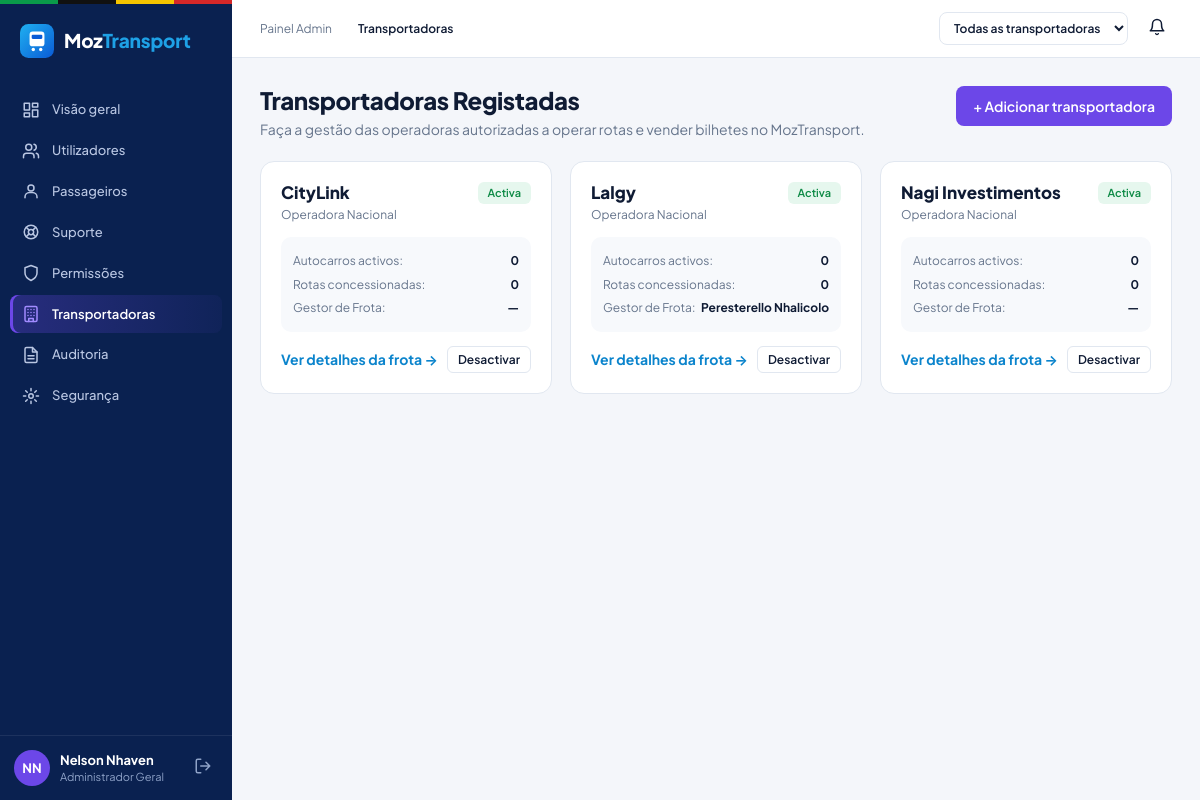
/administrador/transportadoras.php (signed in), run on an earlier commit of the app's database.
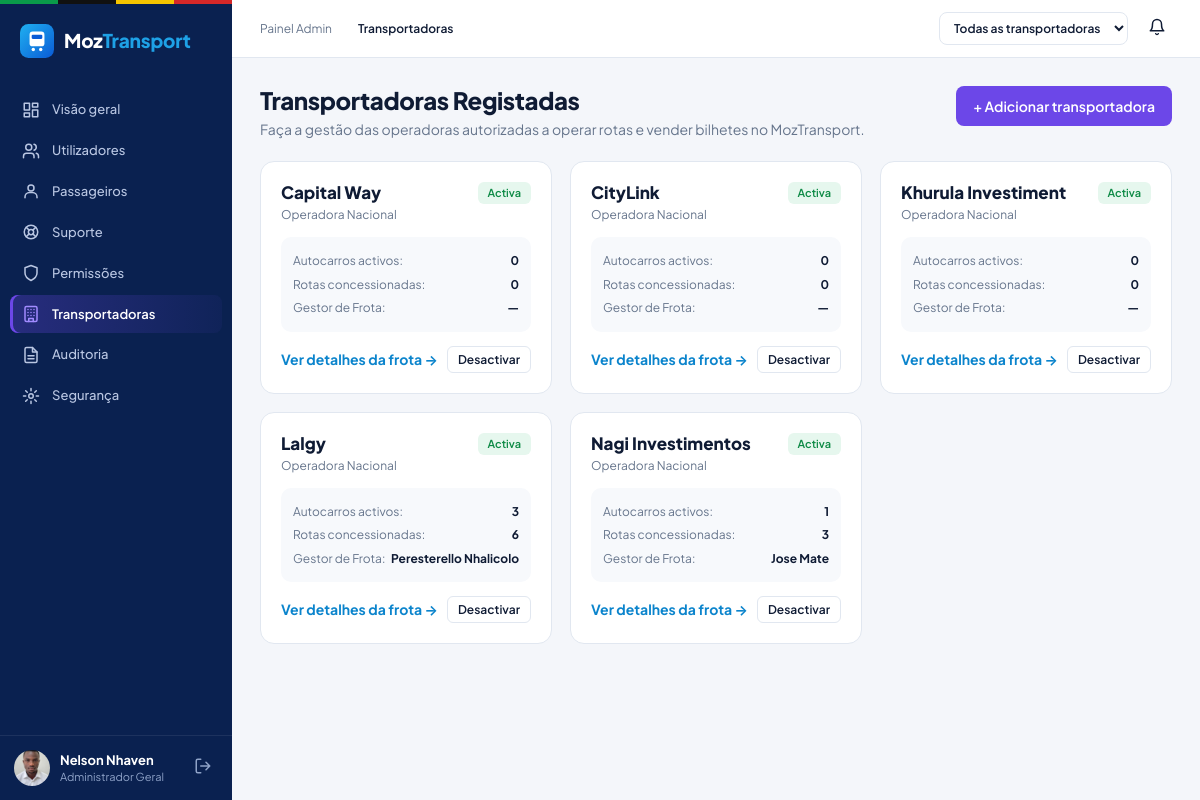
And on a later commit of the database.
### tables this page shows
CREATE TABLE `transportadora` (
  `id_transportadora` int(10) unsigned NOT NULL AUTO_INCREMENT,
  `nome` varchar(100) NOT NULL,
  `nuit` varchar(20) NOT NULL,
  `contacto` varchar(30) NOT NULL,
  `endereco` varchar(200) DEFAULT NULL,
  `activa` tinyint(1) NOT NULL DEFAULT 1,
  PRIMARY KEY (`id_transportadora`),
  UNIQUE KEY `uq_transportadora_nuit` (`nuit`)
);

### includes/sessao.php (called while the page is built, shortened)
<?php
require_once __DIR__ . '/funcoes.php';
function utilizador_logado(): ?array {
    return $_SESSION['utilizador'] ?? null;
}

### administrador/transportadoras.php (the view, shortened to what the changed rows need)
<?php
require_once __DIR__ . '/../includes/sessao.php';
$filtro = filtro_transportadora();
$sql = "SELECT t.*,
          (SELECT COUNT(*) FROM autocarro a WHERE a.id_transportadora = t.id_transportadora AND a.activo = 1) AS autocarros,
          (SELECT COUNT(*) FROM rota r WHERE r.id_transportadora = t.id_transportadora AND r.activa = 1) AS rotas,
          (SELECT u.nome FROM utilizador u WHERE u.id_transportadora = t.id_transportadora AND u.perfil = 'gestor' AND u.activo = 1
           ORDER BY u.id_utilizador LIMIT 1) AS gestor
        FROM transportadora t " . ($filtro ? 'WHERE t.id_transportadora = ' . (int)$filtro : '') . ' ORDER BY t.nome';
$lista = $pdo->query($sql)->fetchAll();
$migalhas = ['Painel Admin', 'Transportadoras'];
$paginaActiva = 'administrador/transportadoras.php';
require __DIR__ . '/../includes/painel_inicio.php';
?>
<div class="cabecalho-pagina">
  <div>
    <h1 class="titulo-pagina">Transportadoras Registadas</h1>
  </div>
</div>
<div class="grelha-transp">
  <?php foreach ($lista as $t): ?>
    <article class="cartao-transp">
      <header>
        <h3><?= e($t['nome']) ?></h3>
        <span class="etq <?= $t['activa'] ? 'etq-estado-activa' : 'etq-estado-inactiva' ?>"><?= $t['activa'] ? 'Activa' : 'Inactiva' ?></span>
      </header>
      <p class="tipo">Operadora Nacional</p>
      <div class="dados-transp">
        <div>Autocarros activos: <b><?= (int)$t['autocarros'] ?></b></div>
        <div>Rotas concessionadas: <b><?= (int)$t['rotas'] ?></b></div>
        <div>Gestor de Frota: <b><?= e($t['gestor'] ?? '—') ?></b></div>
      </div>
      <div class="rodape-cartao">
        <a href="<?= e(url('administrador/frota.php?id=' . (int)$t['id_transportadora'])) ?>"><b>Ver detalhes da frota →</b></a>
        <form method="post" data-confirmar="<?= $t['activa'] ? 'Desactivar' : 'Activar' ?> a transportadora <?= e($t['nome']) ?>?">
          <button class="btn-tabela" type="submit"><?= $t['activa'] ? 'Desactivar' : 'Activar' ?></button>
        </form>
      </div>
    </article>
  <?php endforeach; ?>
</div>
<?php require __DIR__ . '/../includes/painel_fim.php'; ?>

### includes/painel_inicio.php (shortened to what the changed rows need)
<?php
require_once __DIR__ . '/menu.php';
require_once __DIR__ . '/notificacoes.php';
$u        = utilizador_logado();
$menu     = menu_do_perfil($u['perfil']);
$migalhas = $migalhas ?? [];
$nomeTransp = null;
?>
<!DOCTYPE html>
<html lang="pt">
<head>
  <link rel="stylesheet" href="<?= e(url('assets/css/base.css') . '?v=' . (int)@filemtime(__DIR__ . '/../assets/css/base.css')) ?>">
  <link rel="stylesheet" href="<?= e(url('assets/css/painel.css') . '?v=' . (int)@filemtime(__DIR__ . '/../assets/css/painel.css')) ?>">
  <link rel="stylesheet" href="<?= e(url('assets/css/admin.css') . '?v=' . (int)@filemtime(__DIR__ . '/../assets/css/admin.css')) ?>">
  <link rel="stylesheet" href="<?= e(url('assets/css/bilheteiro.css') . '?v=' . (int)@filemtime(__DIR__ . '/../assets/css/bilheteiro.css')) ?>">
  <link rel="stylesheet" href="<?= e(url('assets/css/notificacoes.css') . '?v=' . (int)@filemtime(__DIR__ . '/../assets/css/notificacoes.css')) ?>">
  <link rel="stylesheet" href="<?= e(url('assets/css/suporte.css') . '?v=' . (int)@filemtime(__DIR__ . '/../assets/css/suporte.css')) ?>">
  <link rel="stylesheet" href="<?= e(url('assets/css/gestor.css') . '?v=' . (int)@filemtime(__DIR__ . '/../assets/css/gestor.css')) ?>">
</head>
<body class="painel perfil-<?= e($u['perfil']) ?>">
<aside class="lateral">
  <nav class="lateral-menu">
    <?php foreach ($menu as [$rotulo, $caminho, $icone]): ?>
      <a href="<?= e(url($caminho)) ?>" class="<?= ($paginaActiva ?? '') === $caminho ? 'activo' : '' ?>">
        <?= icone_svg($icone) ?><span><?= e($rotulo) ?></span>
      </a>
    <?php endforeach; ?>
  </nav>
  <div class="lateral-rodape">
    <a class="utilizador-cartao" href="<?= e(url('conta/dados_pessoais.php')) ?>" title="Dados pessoais">
      <?= avatar_html($u) ?>
      <span class="utilizador-texto">
        <strong><?= e($u['nome']) ?></strong>
        <small><?= e($u['perfil'] === 'administrador' ? 'Administrador Geral' : nome_perfil($u['perfil'])) ?><?= $nomeTransp ? ' • ' . e($nomeTransp) : (!empty($u['agencia']) ? ' • ' . e(explode(' ', $u['agencia'])[0]) : '') ?></small>
      </span>
    </a>
  </div>
</aside>
<div class="conteudo-geral">
  <header class="topo">
    <nav class="migalhas" aria-label="Localização">
      <?php foreach ($migalhas as $i => $m): ?>
        <span class="<?= $i === count($migalhas) - 1 ? 'actual' : '' ?>"><?= e($m) ?></span>
      <?php endforeach; ?>
    </nav>
  </header>
  <main class="conteudo">

### includes/menu.php (shortened to what the changed rows need)
<?php
function icone_svg(string $nome): string {
    return '<svg class="icone" viewBox="0 0 24 24" fill="none" stroke="currentColor" stroke-width="2" '
         . 'stroke-linecap="round" stroke-linejoin="round" aria-hidden="true">' . ($i[$nome] ?? '') . '</svg>';
}

### includes/funcoes.php (shortened to what the changed rows need)
<?php
function e($valor): string {
    return htmlspecialchars((string)$valor, ENT_QUOTES, 'UTF-8');
}
function url(string $caminho = ''): string {
    return BASE_URL . '/' . ltrim($caminho, '/');
}
function iniciais(string $nome): string {
    $partes = preg_split('/\s+/', trim($nome));
    $i = mb_strtoupper(mb_substr($partes[0], 0, 1));
    if (count($partes) > 1) {
        $i .= mb_strtoupper(mb_substr(end($partes), 0, 1));
    }
    return $i;
}
function avatar_html(array $u, string $classe = ''): string {
    if (!empty($u['foto'])) {
        return '<span class="avatar ' . e($classe) . '"><img src="' . e(url($u['foto'])) . '" alt=""></span>';
    }
    $cores = ['#12a150', '#f08a24', '#6c47e8', '#0ea5e9', '#d62854', '#e6b800'];
    $cor = $cores[crc32((string)($u['nome'] ?? '')) % count($cores)];
    return '<span class="avatar ' . e($classe) . '" style="background:' . $cor . '">' . e(iniciais($u['nome'] ?? '?')) . '</span>';
}
function filtro_transportadora(): ?int {
    return $_SESSION['filtro_transp'] ?? null;
}

What changed in the data, as far as the page shows it:
added transportadora: nome "Capital Way", activa "Activa", autocarros "0", rotas "0", gestor "—"
added transportadora: nome "Khurula Investiment", activa "Activa", autocarros "0", rotas "0", gestor "—"
computed for transportadora "Lalgy": autocarros "0" → "3"; rotas "0" → "6"
computed for transportadora "Nagi Investimentos": autocarros "0" → "1"; rotas "0" → "3"; gestor "—" → "Jose Mate"
Also different on the page:
iniciais($u['nome'] ?? '?'): "NN" → (not shown)
